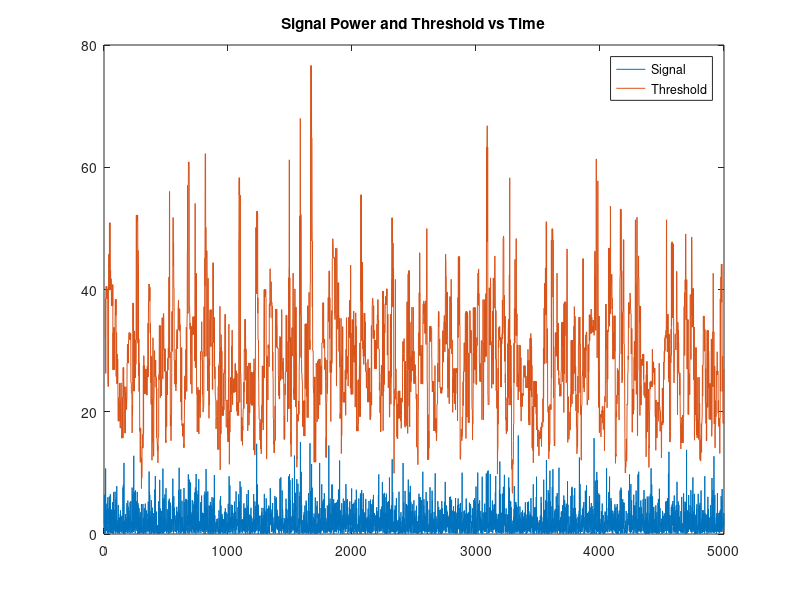
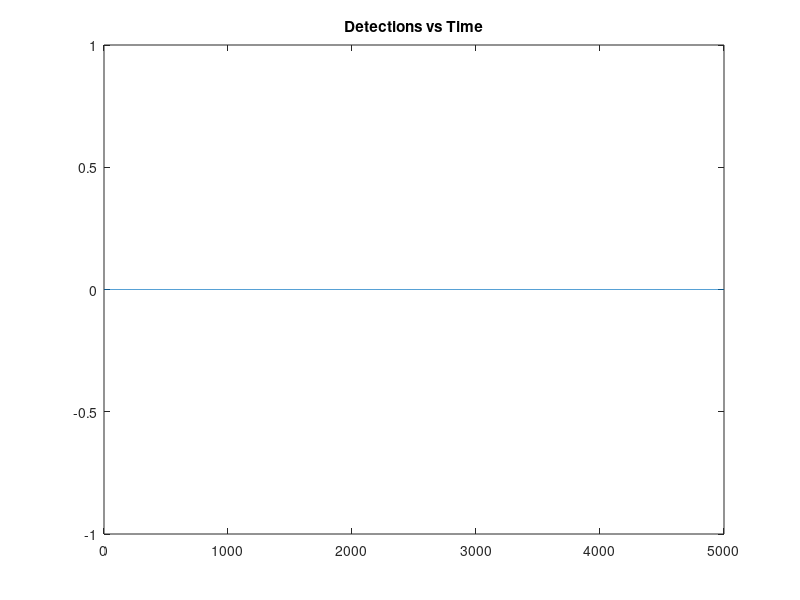

The MATLAB script that drew these images, in order:
%What the verification does is generate a number of samples of white noise
%with no taget present. This means that 100% of detections are false
%alarms. By setting the false alarm rate and comparing the expect number of
%false alarms with the actual number of false alarms the error can be
%calculated.. error should be less than 10% for it to be correct

close all;
clear all;

% Input variables 
Length = 500000; %size of the data (how many samples of noise)
PFA = 10^-4;    %Probability of false alarm
RefWindow = 16; %total window size (is divided in 2 for leading and lagging)
guardCells = 2; %total number of guard cells (is divided in 2 for leading and lagging)(must be even number greater than 0)

pos = round(0.75*RefWindow); %Grabs the position of the statistic in the array    
alpha_values = 1:1:500;
Pfa_values = factorial(RefWindow)*factorial(alpha_values+RefWindow-pos)./(factorial(RefWindow-pos)*factorial(alpha_values+RefWindow));
[val,ind] =  min(abs(Pfa_values - ones(1,length(alpha_values))*PFA));
alpha = alpha_values(ind)


signal = zeros([1  Length]); %signal initialisation
t = 1:1:length(signal); %time of simulation
signal = normrnd(0,1,1,Length) + 1i*normrnd(0,1,1,Length);  %complex white noise generation

DataAfterPowerLawDetector = abs(signal).^2; %realising signal power

TCA  = zeros([1  length(signal)]);  %initialise an array for threshold values

for CUT = 1: length(signal)
    if CUT <= RefWindow/2
        gCA = nan;
        
    elseif CUT > RefWindow/2 && CUT < length(signal) - RefWindow/2
        LaggingWindow = DataAfterPowerLawDetector( (CUT-RefWindow/2):(CUT-guardCells/2)); 
        LeadingWindow = DataAfterPowerLawDetector( (CUT+guardCells/2):(CUT+RefWindow/2)); 
        window = [LeadingWindow, LaggingWindow];
        sortedWindow = sort(window);
        gCA = sortedWindow(pos);
    
    elseif CUT >= length(signal) - RefWindow/2
        gCA = nan; 
       
    else
        print('error')
    end
    
    
    TCA(CUT) = alpha*gCA;  %threshold value
end
    
%checking detections
detections = zeros([1 length(signal)]);

NumberOfFalseAlarms = 0; % Dr Abdul Gaffar

for i = 1:length(signal)
    if DataAfterPowerLawDetector(i) >= TCA(i)
        detections(i) = DataAfterPowerLawDetector(i);
        NumberOfFalseAlarms = NumberOfFalseAlarms + 1; 
    end
end

PFA_simulation = NumberOfFalseAlarms/(Length - RefWindow); 

%checking false alarms


PFA_error = abs(((PFA - PFA_simulation)/PFA)*100)               % Dr Abdul Gaffar 


% Plot subset of data

Subset = 5000;                                                  % Dr Abdul Gaffar 

fig4 = figure(4);
ax4 = axes('Parent', fig4);
plot(ax4, t(1:Subset), DataAfterPowerLawDetector(1:Subset))
title('Signal Power and Threshold vs Time')
hold on
plot(ax4, t(1:Subset), TCA(1:Subset))
legend('Signal' , 'Threshold');
hold off

fig5 = figure(5);
ax5 = axes('Parent', fig5);
plot(ax5, t(1:Subset), detections(1:Subset))
title('Detections vs Time')